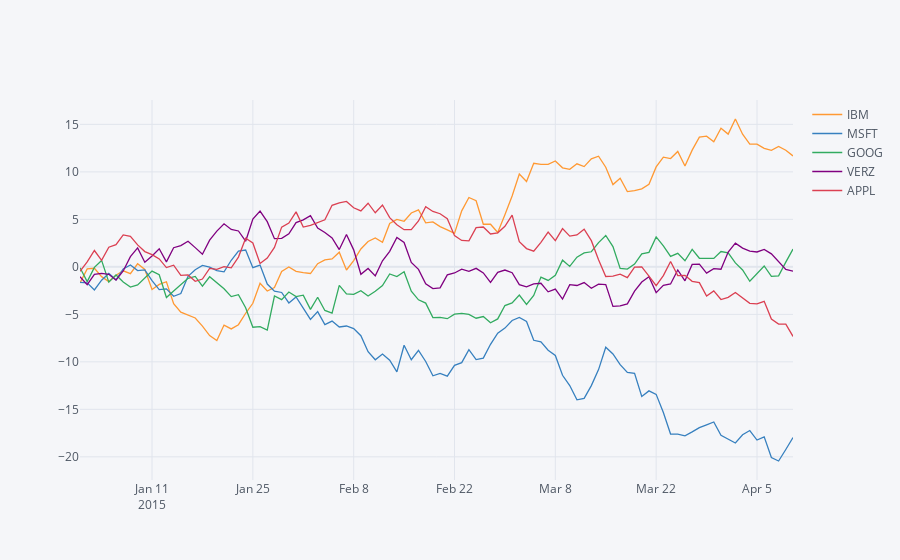

Notebook source saved alongside this figure:
### Markdown cell above
**iplot** can be used on any DataFrame to plot on a plotly chart. 
If no filename is specified then a generic *Plotly Playground* file is created.

All the charts are created as private by default. To make them public you can use **world_readable=True**

Let's look at the avilable parameters

### Code cell
df.iplot(filename='Tutorial 1')
